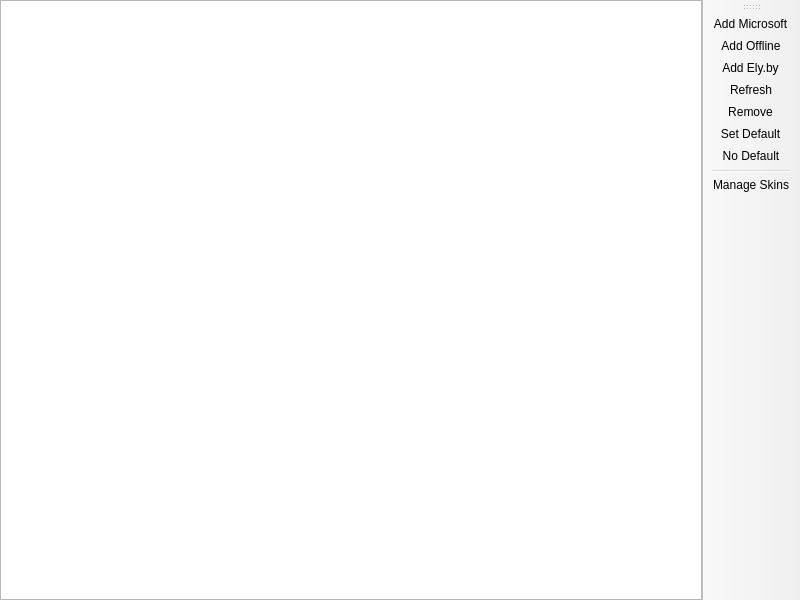
<?xml version="1.0" encoding="UTF-8"?>
<ui version="4.0">
 <class>AccountListPage</class>
 <widget class="QMainWindow" name="AccountListPage">
  <property name="geometry">
   <rect>
    <x>0</x>
    <y>0</y>
    <width>800</width>
    <height>600</height>
   </rect>
  </property>
  <widget class="QWidget" name="centralwidget">
   <layout class="QHBoxLayout" name="horizontalLayout">
    <property name="leftMargin">
     <number>0</number>
    </property>
    <property name="topMargin">
     <number>0</number>
    </property>
    <property name="rightMargin">
     <number>0</number>
    </property>
    <property name="bottomMargin">
     <number>0</number>
    </property>
    <item>
     <widget class="VersionListView" name="listView">
      <property name="alternatingRowColors">
       <bool>true</bool>
      </property>
      <property name="rootIsDecorated">
       <bool>false</bool>
      </property>
      <property name="itemsExpandable">
       <bool>false</bool>
      </property>
      <property name="allColumnsShowFocus">
       <bool>true</bool>
      </property>
      <attribute name="headerStretchLastSection">
       <bool>false</bool>
      </attribute>
     </widget>
    </item>
   </layout>
  </widget>
  <widget class="WideBar" name="toolBar">
   <attribute name="toolBarArea">
    <enum>RightToolBarArea</enum>
   </attribute>
   <attribute name="toolBarBreak">
    <bool>false</bool>
   </attribute>
   <addaction name="actionAddMicrosoft"/>
   <addaction name="actionAddOffline"/>
   <addaction name="actionAddElyby"/>
   <addaction name="actionRefresh"/>
   <addaction name="actionRemove"/>
   <addaction name="actionSetDefault"/>
   <addaction name="actionNoDefault"/>
   <addaction name="separator"/>
   <addaction name="actionManageSkins"/>
  </widget>
  <action name="actionSetDefault">
   <property name="text">
    <string>&amp;Set Default</string>
   </property>
  </action>
  <action name="actionNoDefault">
   <property name="checkable">
    <bool>true</bool>
   </property>
   <property name="text">
    <string>&amp;No Default</string>
   </property>
  </action>
  <action name="actionManageSkins">
   <property name="text">
    <string>&amp;Manage Skins</string>
   </property>
   <property name="toolTip">
    <string>Manage Skins</string>
   </property>
  </action>
  <action name="actionAddMicrosoft">
   <property name="text">
    <string>&amp;Add Microsoft</string>
   </property>
  </action>
  <action name="actionAddOffline">
   <property name="text">
    <string>Add &amp;Offline</string>
   </property>
  </action>
  <action name="actionRefresh">
   <property name="text">
    <string>&amp;Refresh</string>
   </property>
   <property name="toolTip">
    <string>Refresh the account tokens</string>
   </property>
  </action>
  <action name="actionRemove">
   <property name="text">
    <string>Remo&amp;ve</string>
   </property>
  </action>
  <action name="actionAddElyby">
   <property name="text">
    <string>Add Ely.by</string>
   </property>
   <property name="toolTip">
    <string>Add Ely.by account</string>
   </property>
  </action>
 </widget>
 <customwidgets>
  <customwidget>
   <class>VersionListView</class>
   <extends>QTreeView</extends>
   <header>ui/widgets/VersionListView.h</header>
  </customwidget>
  <customwidget>
   <class>WideBar</class>
   <extends>QToolBar</extends>
   <header>ui/widgets/WideBar.h</header>
  </customwidget>
 </customwidgets>
 <resources/>
 <connections/>
</ui>
